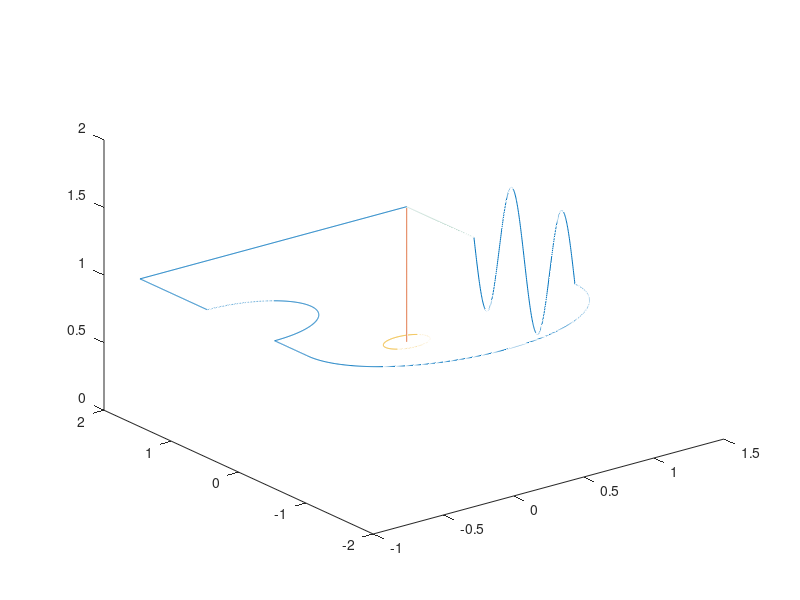

MATLAB code to generate this figure: (Note: this script raises an error after producing the figure.)
clear
set(findall(gcf,'-property','FontSize'),'FontSize',13)
set(findall(gcf,'-property','Font'),'Font','Roman')
exportFigures = false;

areaWidth = 2.05; %Width of the flight area
areaHeight = 3.45; %Height of the flight area
courseWidth = .15; %Buffer around route
courseStdHeight = 1; %standard height at which the drone will complete the course
ppRoute = 400; %Points per route segment
startHeight = 0; %Height at which the drone starts and stops its course route
courseScale = 1;

%Matrix definition
%x,y,z,yaw,hold time,checkpoint, ViconAvailable


%Defines the starting point
startPoint = [areaWidth/2 areaHeight/2 courseStdHeight];

%Defines the first set point
firstSetPoint = [startPoint(1)-(areaWidth-courseWidth) startPoint(2) courseStdHeight];
%Generates a number of points from the start point to the first set point
courseToFirstSetPoint = [linspace(startPoint(1),firstSetPoint(1),ppRoute); linspace(startPoint(2),firstSetPoint(2),ppRoute);linspace(startPoint(3),firstSetPoint(3),ppRoute)]';
%Yaw description
yaw1 = 270*ones(ppRoute,1);
%Adds checkpoints
checkPoints = zeros(ppRoute,1);
checkPoints(1) = 1;
checkPoints(ppRoute) = 1;
%StationKeeping [s]
holdTime = zeros(ppRoute,1);
holdTime(1) = 10;
%Vicon available
vicon = ones(ppRoute,1);
%Adds the first part of the course to the total course
totalCourse = [courseToFirstSetPoint yaw1 holdTime checkPoints vicon];

%Defines the second setpoint and generates route from the first to the
%second set point
secondSetPoint = [firstSetPoint(1) firstSetPoint(2)-1 courseStdHeight];
courseToSecondSetPoint = [linspace(firstSetPoint(1),secondSetPoint(1),ppRoute); linspace(firstSetPoint(2),secondSetPoint(2),ppRoute);linspace(firstSetPoint(3),secondSetPoint(3),ppRoute)]';
yaw2 = (yaw1(1)+90)*ones(ppRoute,1);
checkPoints = zeros(ppRoute,1);
checkPoints(1) = 0;
checkPoints(ppRoute) = 1;
holdTime = zeros(ppRoute,1);
totalCourse = [totalCourse; courseToSecondSetPoint yaw2 holdTime checkPoints vicon];

%Defines the first curve in the route, radius is .5 meters
obstacleRadius = .5;
thirdSetPoint = [secondSetPoint(1) secondSetPoint(2)-2*obstacleRadius courseStdHeight];
thirdSetPointPoints = linspace(0,pi,ppRoute);
courseToThirdSetPoint = [secondSetPoint(1)+sin(thirdSetPointPoints)*obstacleRadius; secondSetPoint(2)-obstacleRadius+cos(thirdSetPointPoints)*obstacleRadius; linspace(secondSetPoint(3),thirdSetPoint(3),length(thirdSetPointPoints))]';
yaw3 = yaw2;
totalCourse = [totalCourse; courseToThirdSetPoint yaw3 holdTime checkPoints vicon];

%Generates straight line from the first curve to the second curve
fourthSetPoint = [thirdSetPoint(1) thirdSetPoint(2)-.5 courseStdHeight];
courseToFourthSetPoint = [linspace(thirdSetPoint(1),fourthSetPoint(1),ppRoute); linspace(thirdSetPoint(2),fourthSetPoint(2),ppRoute);linspace(thirdSetPoint(3),fourthSetPoint(3),ppRoute)]';
yaw4 = yaw2;
totalCourse = [totalCourse; courseToFourthSetPoint yaw4 holdTime checkPoints vicon];

%Generates the big curve in the route
bigCurveRadius = abs((fourthSetPoint(1)-startPoint(1))/2);
fifthSetPoint = [fourthSetPoint(1)+2*bigCurveRadius fourthSetPoint(2) courseStdHeight];
fifthSetPointPoints = linspace(pi,2*pi,ppRoute);
courseToFifthSetPoint = [fifthSetPoint(1)-bigCurveRadius+cos(fifthSetPointPoints)*bigCurveRadius; fifthSetPoint(2)+sin(fifthSetPointPoints)*bigCurveRadius; linspace(fourthSetPoint(3),fifthSetPoint(3),length(fifthSetPointPoints))]';
yaw5 = mod(fifthSetPointPoints*180/pi-yaw4(ppRoute),360)';
totalCourse = [totalCourse; courseToFifthSetPoint yaw5 holdTime checkPoints vicon];

%Generates straight movement along the y-axis with oscillation in the
%z-axis
sixthSetPoint = [fifthSetPoint(1) fifthSetPoint(2)+1.5 fifthSetPoint(3)];
pointsForMovements = linspace(0,4*pi,ppRoute);
zMovement = sin(pointsForMovements)*.5+fifthSetPoint(3);
courseToSixthSetPoint = [linspace(fifthSetPoint(1),sixthSetPoint(1),ppRoute);linspace(fifthSetPoint(2),sixthSetPoint(2),ppRoute); zMovement]';
yaw6 = 90*ones(ppRoute,1);
totalCourse = [totalCourse; courseToSixthSetPoint yaw6 holdTime checkPoints vicon];

%Generates route from the end of the oscillations back to the start point
endSetPoint = startPoint;
courseToEndSetPoint = [linspace(sixthSetPoint(1),endSetPoint(1),ppRoute); linspace(sixthSetPoint(2),endSetPoint(2),ppRoute);linspace(sixthSetPoint(3),endSetPoint(3),ppRoute)]';
yaw7 = yaw6;
vicon = zeros(ppRoute,1);
totalCourse = [totalCourse; courseToEndSetPoint yaw7 holdTime checkPoints vicon];


totalCourse = [totalCourse(:,1)*courseScale totalCourse(:,2)*courseScale totalCourse(:,3) totalCourse(:,4) totalCourse(:,5) totalCourse(:,6) totalCourse(:,7)];

%Draws points from start to end 
launchLanding = linspace(startHeight,startPoint(3),ppRoute);
courseToStartPoint = [linspace(startPoint(1)*courseScale,startPoint(1)*courseScale,ppRoute);linspace(startPoint(2)*courseScale,startPoint(2)*courseScale,ppRoute);launchLanding]';


%Draws takeoff/landing zone
aPoints = linspace(0,2*pi,ppRoute);
circumference = [cos(aPoints)*courseWidth+startPoint(1)*courseScale; sin(aPoints)*courseWidth+startPoint(2)*courseScale; ones(1,length(aPoints))*startHeight]';



%Plots the 3d-plot
figure(1)
plot3(totalCourse(:,1),totalCourse(:,2),totalCourse(:,3))
hold on
plot3(courseToStartPoint(:,1),courseToStartPoint(:,2),courseToStartPoint(:,3));
plot3(circumference(:,1),circumference(:,2),circumference(:,3));
%Linie for no vicon data
% Convert color code to 1-by-3 RGB array (0~1 each)
str = '#77AC30';
color = sscanf(str(2:end),'%2x%2x%2x',[1 3])/255;
plot3(totalCourse(2400:end,1),totalCourse(2400:end,2),totalCourse(2400:end,3),'Color',color)
xlimit =[-2.1 0.2];
ylimit =[-3.5 0.05];


%Draws arrow
p1 = [(startPoint(1)-.5)*courseScale (startPoint(2)+.25)*courseScale startPoint(3)];
p2 = [-1 0 0];
mArrow3(p1,p1+p2*courseScale);


legend('Course','Takeoff/Landing','Takeoff/Landing Site','No Vicon data','Location','best');
%legend('boxoff')
hold off

axis equal
grid on
view(-45,15)

x0=0;
y0=0;
plotwidth=600;
height=300;
set(gcf,'position',[x0,y0,plotwidth,height])

if exportFigures == true
    exportgraphics(gcf,'courseToFollow.pdf','ContentType','vector')
end


%Plots the 2d-plot
figure(2)
plot(totalCourse(:,1),totalCourse(:,2))
hold on
plot(circumference(:,1),circumference(:,2))
plot(totalCourse(2400:end,1),totalCourse(2400:end,2),'Color',color)
xlabel('x-axis [m]');
ylabel('y-axis [m]');
zlabel('z-axis [m]');
legend('Course','Takeoff/Landing Site','No Vicon data','Location','south east');
axis equal
grid on
x0=0;
y0=0;
plotwidth=600;
height=300;
set(gcf,'position',[x0,y0,plotwidth,height])
hold off

if exportFigures == true
   exportgraphics(gcf,'courseToFollowAbove.pdf','ContentType','vector')
end

figure(3)
%draws the line segments in different colors
C = {'r'; 'g'; 'b';'c';'m';'y';'k'}; 
plot(totalCourse(1:ppRoute,1),totalCourse(1:ppRoute,2))
hold on 
for i = 2:7
   x = totalCourse((i-1)*ppRoute:ppRoute*i,1);
   y = totalCourse((i-1)*ppRoute:ppRoute*i,2);
   plot(x, y) 
end
hold off
axis equal
legend('line segment 1','line segment 2','line segment 3','line segment 4','line segment 5','line segment 6','line segment 7')
grid on 

xlabel('x-axis [m]');
ylabel('y-axis [m]');
x0=0;
y0=0;
plotwidth=600;
height=300;
set(gcf,'position',[x0,y0,plotwidth,height])

xlim([-1.5 2.5]);
ylim([-1 2]);

%Writes route description to a csv-file
writematrix(totalCourse,'courseDescriptionHD.csv');

figure(4)
plot(linspace(1,length(totalCourse), length(totalCourse)), totalCourse(:,4))
